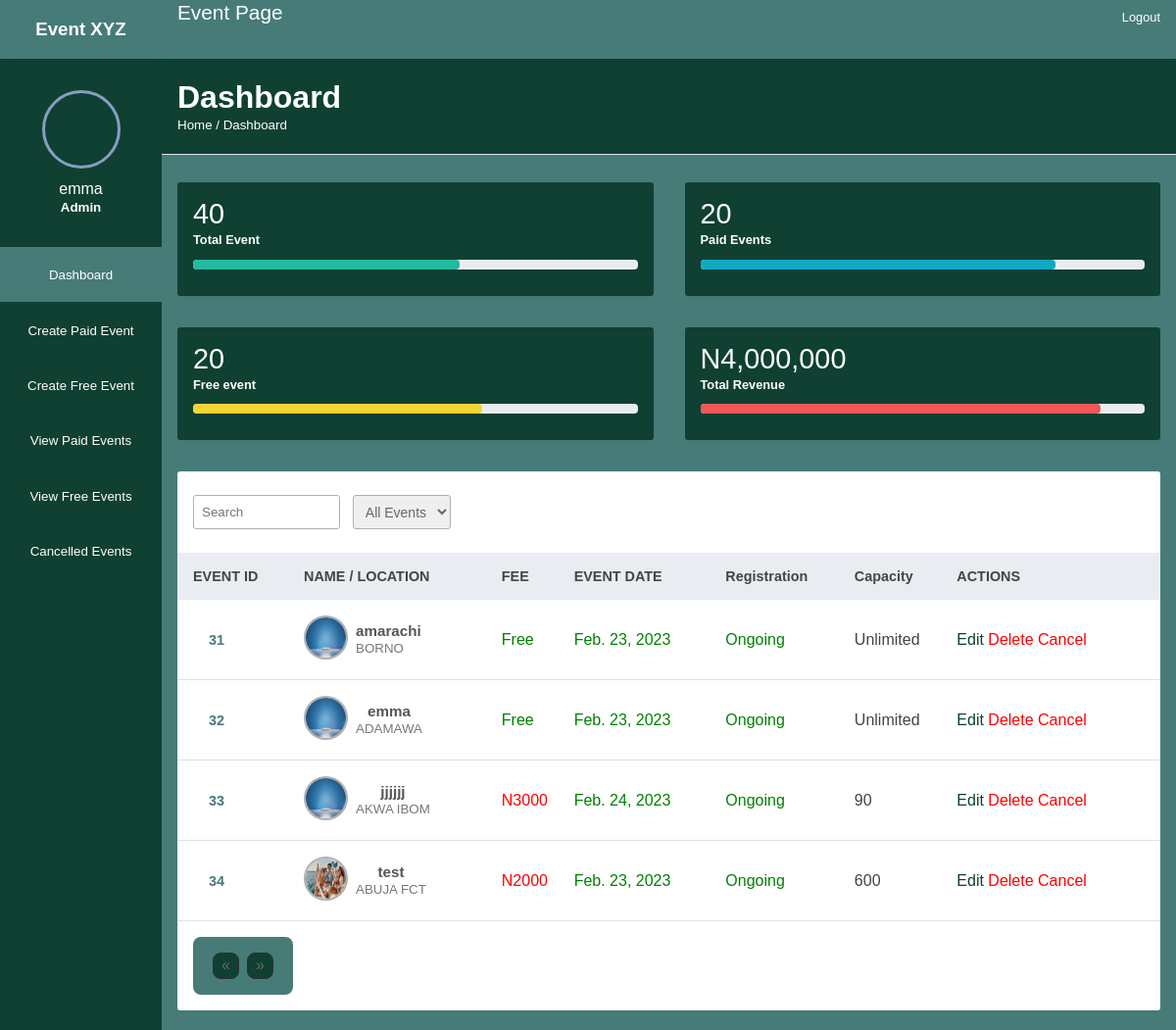
The page /admin-view/ (signed in) on the database as committed earlier.
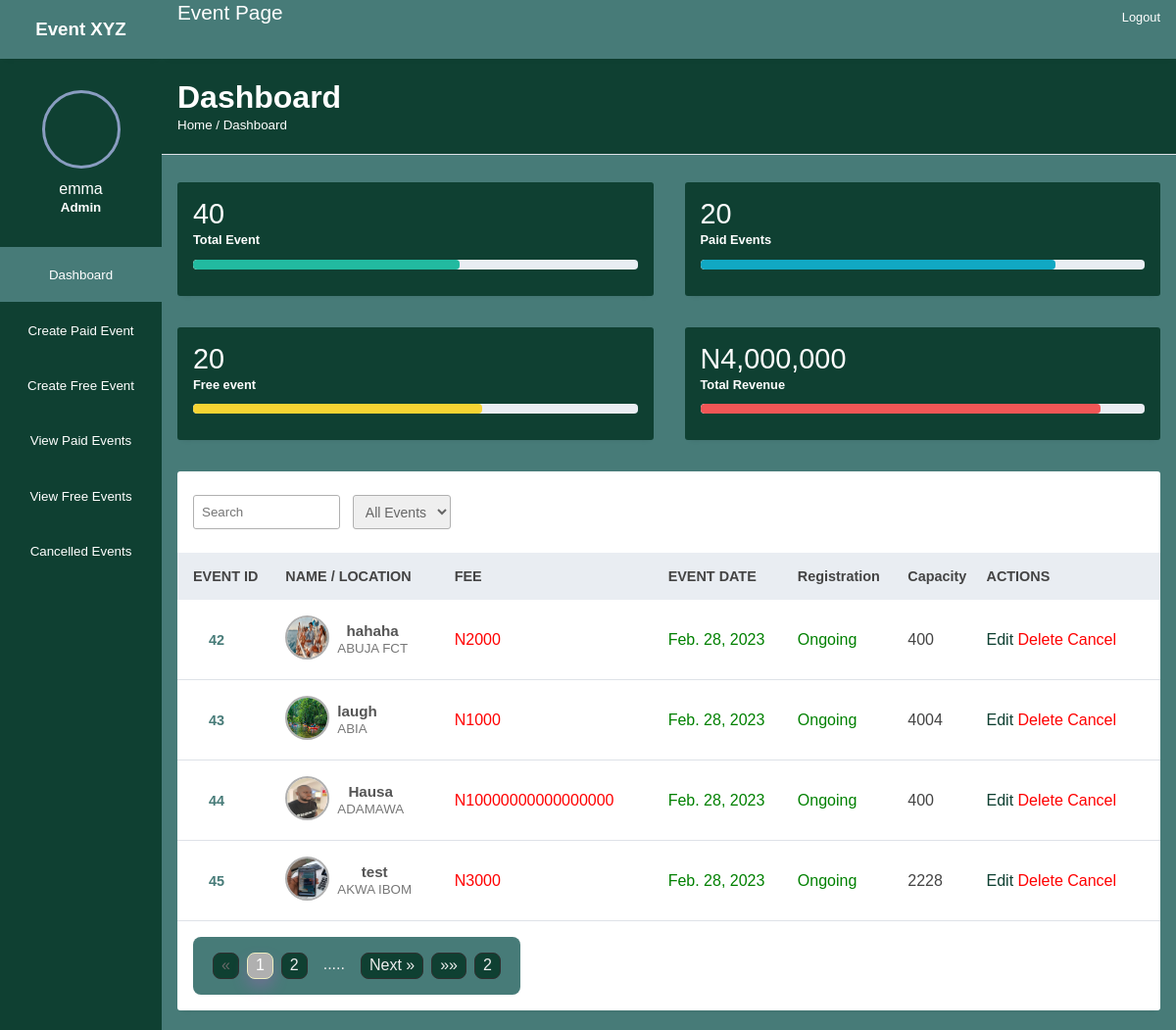
The same page on the database as committed later.
### AdminSection/models.py (models this page shows, shortened)
class Event(models.Model):
    event_name = models.CharField(max_length=100)
    location = models.CharField(max_length=100)
    price = models.CharField(max_length=100, blank=True, null=True,)
    space_capacity = models.IntegerField(blank=True, null=True,)
    description = models.TextField(max_length=5000, blank=True, null=True,)
    event_date = models.DateField(null=True, blank=True)
    event_time = models.TimeField(null=True, blank=True)
    event_end_date = models.DateTimeField(null=True, blank=True)
    bookings = models.IntegerField(default=0)
    slot_left = models.IntegerField(default=0)
    header_images = models.ImageField(null=True, blank=True, upload_to="images/")
    is_cancelled = models.BooleanField(default=False)
    def expired_event(self):
        mydate = timezone.now().date()
        if mydate > self.event_date:
            return True

### AdminSection/views.py (the view)
# urls.py: path("", EventView.as_view(), name="admin_events_page"),
class EventView(ListView):
    model = Event
    template_name = "events_page.html"
    paginate_by = 4

### AdminSection/templates/events_page.html (shortened to what this page needs)
{%extends 'base.html' %}
{%block details%}
{% if user.is_superuser %}
<div class="analytics">
    <div class="card">
        <div class="card-head">
            <h2>40</h2>
        </div>
        <div class="card-progress">
            <small>Total Event</small>
            <div class="card-indicator">
                <div class="indicator one" style="width: 60%"></div>
            </div>
        </div>
    </div>
    <div class="card">
        <div class="card-head">
            <h2>20</h2>
        </div>
        <div class="card-progress">
            <small>Paid Events</small>
            <div class="card-indicator">
                <div class="indicator two" style="width: 80%"></div>
            </div>
        </div>
    </div>
    <div class="card">
        <div class="card-head">
            <h2>20</h2>
        </div>
        <div class="card-progress">
            <small>Free event</small>
            <div class="card-indicator">
                <div class="indicator three" style="width: 65%"></div>
            </div>
        </div>
    </div>
    <div class="card">
        <div class="card-head">
            <h2>N4,000,000</h2>
        </div>
        <div class="card-progress">
            <small>Total Revenue</small>
            <div class="card-indicator">
                <div class="indicator four" style="width: 90%"></div>
            </div>
        </div>
    </div>
</div>
{%endif%}
{%endblock%}
{% block content%}
{% load static %}
{% if user.is_superuser %}
<div class="record-header">
    <div class="browse">
       <input type="search" placeholder="Search" class="record-search">
        <select name="" id="">
            <option value="">All Events</option>
        </select>
    </div>
</div>
<table width="100%">
        <thead>
            <tr>
                <th>EVENT ID</th>
                <th> NAME / LOCATION</th>
                <th> FEE</th>
                <th> EVENT DATE</th>
                <th> Registration</th>
                <th> Capacity</th>
                <th> ACTIONS</th>
            </tr>
        </thead>
        <tbody>
        {% for event in object_list %}
            {%if event.is_cancelled == 0%}
            <tr data-href="{% url 'admin_details_page' event.pk%}">
                <td> <a href="/admin/all-customers.html">{{event.id}} </a> </td>
                <td>
                    <div class="client">
                        <div >
                            <img src = "{{event.header_images.url}}" class="client-img bg-img">
                        </div>
                        <div class="client-info">
                            <h4>{{event.event_name}}</h4>
                            <small>{{event.location}}</small>
                        </div>
                    </div>
                </td>
                <td>
                    {%if event.price%}
                        <span style="color: red;">N{{event.price}}</span>
                    {%else%}
                        <span style="color: green;">Free</span>
                    {%endif%}
                </td>
                <td style="color: green;">
                    {{event.event_date}}
                </td>
                <td style="color: green;">
                    {%if event.expired_event%}
                        <span style= "color:red"> Ended</span>
                    {%else%}
                        Ongoing
                    {%endif%}
                </td>
                <td>
                    {%if event.space_capacity%}
                        {{event.space_capacity}}
                    {%else%}
                        Unlimited
                    {%endif%}
                </td>
                <td>
                    <div class="hello">
                            {%if user.is_superuser%}
                                {%if event.price%}
                                    {%if event.expired_event%}
                                    <span class="las la-ban" style="color: rgb(176, 177, 181);"> Edit</span>
                                    {%else%}
                                    <a href="{% url 'update_event' event.pk%}"><span class="las la-edit" style="color: #0f4032;"> Edit </span></a>
                                    {%endif%}
                                {%else%}
                                    {%if event.expired_event%}
                                    <span class="las la-ban" style="color: rgb(176, 177, 181);"> Edit</span>
                                    {%else%}
                                    <a href="{% url 'update_free_event' event.pk%}"><span class="las la-edit" style="color: #0f4032;"> Edit </span></a>
                                    {%endif%}
                                {%endif%}
                                    <a href="{% url 'delete_event' event.pk%}"> <span class="las la-trash" style="color: red;">  Delete </span></a>
                                {%if event.is_cancelled == 0%}
                                    <a href="{% url 'cancel_event' event.pk%}"> <span class="las la-ban" style="color: red;"> Cancel</span></a>
                                {%endif%}
                            {%endif%}
                    </div>
                </td>
            </tr>
            {%endif%}
        {% endfor %}
    </tbody>
</table>
<div class="record-header">
    <div class="browse">
        <section>
            <ul class="page">
                {% if is_paginated %}
                    {% if page_obj.has_previous%}
                        <a href="?page=1"><li>&laquo;&laquo;</li></a>
                        <a href="?page={{ page_obj.previous_page_number }}"><li>&laquo; Prev</li></a>
                    {% else %}
                        <a ><li><span>&laquo;</span></li></a>
                    {% endif %}
                    {% for i in paginator.page_range %}
                        {% if page_obj.number == i %}
                            <a class="active"><li>{{ i }}</li></a>
                            {% elif i > page_obj.number and i < page_obj.number|add:5 %}
                            <a href="?page={{ i }}"><li>{{ i }}</li></a>
                        {% endif %}
                    {% endfor %}
                    {% if page_obj.has_next %}
                        <li>.....</li>
                        <a href="?page={{ page_obj.next_page_number }}"><li>Next &raquo;</li></a>
                        <a href="?page={{ page_obj.paginator.num_pages }}"><li>&raquo;&raquo;</li></a>
                        <a href="?page={{ page_obj.paginator.num_pages }}"><li>{{ page_obj.paginator.num_pages }}</li></a>
                    {%endif%}
                {%else%}
                    <a ><li><span>&laquo;</span></li></a>
                    <a ><li><span>&raquo;</span></li></a>
                {% endif %}
            </ul>
        </section>
    </div>
</div>
{%else%}
    <div style="color:red;"> You are not an admin. </div>
{% endif %}
</div>
{%endblock%}

### AdminSection/templates/base.html (shortened to what this page needs)
<!DOCTYPE html>
{% load static %}
<html lang="en">
<head>
    <link rel="stylesheet" href="{% static 'css/style.css' %}">
    <link rel="stylesheet" href="{% static 'css/event-details.css' %}">
    <link rel="stylesheet" href="{% static 'css/add.css' %}">
    <link rel="stylesheet" href="{% static 'toastr/toastr.min.css' %} ">
    <link rel="stylesheet" href="https://maxst.icons8.com/vue-static/landings/line-awesome/line-awesome/1.3.0/css/line-awesome.min.css">
</head>
<body>
    <div class="sidebar">
        <div class="side-header">
            {%if user.is_superuser %}
                <h3 style="color:white">Event XYZ</h3>
            {%endif%}
        </div>
        <div class="side-content">
            <div class="profile">
                <div class="profile-img bg-img">
                </div>
                <h4>{{user}}</h4>
                {%if user.is_superuser%}
                <small>Admin</small>
                {%endif%}
            </div>
            <div class="side-menu">
                <ul>
                    <li>
                      <a href = {% url 'admin_events_page'%} class='active'>
                            <small>Dashboard</small>
                        </a>
                    </li>
                    <li>
                      <a href = {% url 'paid_event'%}>
                            <small> Create Paid Event</small>
                    </li>
                    <li>
                      <a href = {% url 'free_event'%}>
                             <small> Create Free Event</small>
                     </li>
                    <li>
                      <a href = {% url 'paid-event-page'%}>
                            <small>View Paid Events</small>
                    </li>
                    <li>
                      <a href = {% url 'free-event-page'%}>
                            <small>View Free Events</small>
                    </li>
                    <li>
                      <a href = {% url 'cancelled_event_page'%}>
                            <small>Cancelled Events</small>
                        </a>
                    </li>
                </ul>
            </div>
        </div>
    </div>
    <div class="main-content">
        <header>
            {% if user.is_superuser %}
            <div class="header-content">
                <label for="menu-toggle" style="color:white">
                    <span><a href="{%url 'user_events_page'%}">Event Page</a></span>
                </label>
                <div class="header-menu">
                    <div class="user">
                        <a href="{%url 'logout' %}">
                            <span>Logout</span>
                        </a>
                    </div>
                </div>
            </div>
            {%endif%}
        </header>
        <main>
            <div class="page-header">
                <h1>Dashboard</h1>
                <small>Home / Dashboard</small>
            </div>
            <div class="page-content">
               {%block details%}
               {%endblock%}
                <div class="records table-responsive">
                    <div>
                        {%block content%}
                        {%endblock%}
                    </div>
                </div>
            </div>
</body>
</html>

### static/css/event-details.css (style rules this page uses)
:root { --main-color: #477b78;; --color-dark: #0f4032;; --text-grey: #B0B0B0; --tgreen:#477b78; --cadet-blue-crayola: hsl(220, 14%, 75%); --dark-electric-blue: hsl(217, 9%, 45%); --shamrock-green: hsl(146, 51%, 41%); --sea-green_10: hsla(146, 75%, 30%, 0.1); --eerie-black: hsl(218, 12%, 13%); --ghost-white: hsl(230, 60%, 98%); --sea-green: hsl(146, 75%, 30%); --honeydew: hsl(146, 74%, 94%); --white: hsl(0, 0%, 100%); --black: hsl(0, 0%, 0%); --ff-kumbh-sans: 'Kumbh Sans', sans-serif; --fs-1: 2.8rem; --fs-2: 1.8rem; --fs-3: 1.5rem; --fs-4: 1.2rem; --fs-5: 0.9rem; --fw-500: 500; --fw-700: 700; --shadow-1: 0 2px 3px hsla(0, 0%, 0%, 0.2); --shadow-2: 0 10px 30px -10px var(--sea-green); --radius-circle: 50%; --radius-15: 15px; --radius-12: 12px; --radius-10: 10px; --radius-6: 6px; --transition-1: 0.25s ease; --transition-2: 0.5s ease; --cubic-out: cubic-bezier(0.33, 0.85, 0.4, 0.96); }
li { list-style: none; }
a { color: inherit; text-decoration: none; }
img { height: auto; }
@media (min-width: 992px) { :root { --fs-2: 1.4rem; --fs-4: 1.3rem; } }

### static/css/add.css (style rules this page uses)
* { margin: 0; padding: 0; list-style: none; text-decoration: none; box-sizing: border-box; font-family: 'Montserrat', sans-serif; }
body { background: #e1ecf2; }
* { margin: 0; padding: 0; box-sizing: border-box; font-family: 'Poppins', sans-serif; }
.input-field input, select { outline: none; font-size: 14px; font-weight: 400; color: #333; border-radius: 5px; border: 1px solid #aaa; padding: 0 15px; height: 42px; margin: 8px 0; }

Rows that differ between the two databases and show on the page:
removed Event: id "31", header_images (picture), event_name "amarachi", location "BORNO", shows "Free", event_date "Feb. 23, 2023", shows "Ongoing", shows "Unlimited", shows "Edit", is_cancelled "Cancel"
removed Event: id "32", header_images (picture), event_name "emma", location "ADAMAWA", shows "Free", event_date "Feb. 23, 2023", shows "Ongoing", shows "Unlimited", shows "Edit", is_cancelled "Cancel"
removed Event: id "33", header_images (picture), event_name "jjjjjj", location "AKWA IBOM", price "3000", event_date "Feb. 24, 2023", shows "Ongoing", space_capacity "90", shows "Edit", is_cancelled "Cancel"
removed Event: id "34", header_images (picture), event_name "test", location "ABUJA FCT", price "2000", event_date "Feb. 23, 2023", shows "Ongoing", space_capacity "600", shows "Edit", is_cancelled "Cancel"
added Event: id "42", header_images (picture), event_name "hahaha", location "ABUJA FCT", price "2000", event_date "Feb. 28, 2023", shows "Ongoing", space_capacity "400", shows "Edit", is_cancelled "Cancel"
added Event: id "43", header_images (picture), event_name "laugh", location "ABIA", price "1000", event_date "Feb. 28, 2023", shows "Ongoing", space_capacity "4004", shows "Edit", is_cancelled "Cancel"
added Event: id "44", header_images (picture), event_name "Hausa", location "ADAMAWA", price "10000000000000000", event_date "Feb. 28, 2023", shows "Ongoing", space_capacity "400", shows "Edit", is_cancelled "Cancel"
added Event: id "45", header_images (picture), event_name "test", location "AKWA IBOM", price "3000", event_date "Feb. 28, 2023", shows "Ongoing", space_capacity "2228", shows "Edit", is_cancelled "Cancel"
Other text that changed with them:
{{ page_obj.paginator.num_pages }}: (not shown) → "2"
text now shown: "..... Next » »»"
new list line: "1"
new list line: "2"
